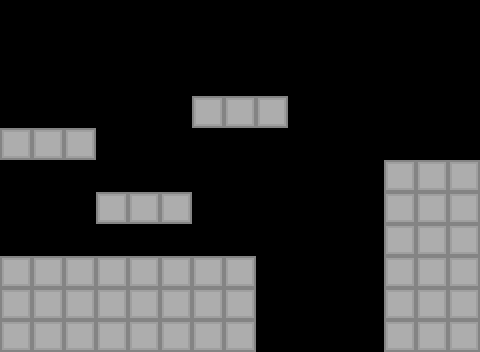

A level layout from a 2D game, rendered from its tile map. Below: a short description, then the map file with its tile-grid data intact:
An orthogonal 15x11 tile map with 32x32 px tiles, 1 tile layer (Ground) and 24 objects (9x spike, 3x ghost, 2x shard, man, flag).

<map version="1.10" tiledversion="1.10.2" orientation="orthogonal" renderorder="right-down" width="15" height="11" tilewidth="32" tileheight="32" infinite="0" nextlayerid="4" nextobjectid="104">
 <editorsettings>
  <export target="../level_10.lua" format="lua" />
 </editorsettings>
 <tileset firstgid="1" name="tileset" tilewidth="32" tileheight="32" tilecount="28" columns="7">
  <image source="../../sprites/ground/tileset.png" width="224" height="128" />
 </tileset>
 <layer id="1" name="Ground" width="15" height="11">
  <data encoding="csv">
0,0,0,0,0,0,0,0,0,0,0,0,0,0,0,
0,0,0,0,0,0,0,0,0,0,0,0,0,0,0,
0,0,0,0,0,0,0,0,0,0,0,0,0,0,0,
0,0,0,0,0,0,1,1,1,0,0,0,0,0,0,
1,1,1,0,0,0,0,0,0,0,0,0,0,0,0,
0,0,0,0,0,0,0,0,0,0,0,0,1,1,1,
0,0,0,1,1,1,0,0,0,0,0,0,1,1,1,
0,0,0,0,0,0,0,0,0,0,0,0,1,1,1,
1,1,1,1,1,1,1,1,0,0,0,0,1,1,1,
1,1,1,1,1,1,1,1,0,0,0,0,1,1,1,
1,1,1,1,1,1,1,1,0,0,0,0,1,1,1
</data>
 </layer>
 <objectgroup color="#323232" id="2" name="Solid" visible="0">
  <object id="2" x="0" y="256" width="256" height="96" />
  <object id="24" x="0" y="-32" width="480" height="32" />
  <object id="27" x="-32" y="-32" width="32" height="288" />
  <object id="59" x="480" y="-32" width="32" height="384" />
  <object id="68" x="192" y="96" width="96" height="32" />
  <object id="70" x="0" y="128" width="96" height="32" />
  <object id="74" x="384" y="160" width="96" height="192" />
  <object id="77" x="96" y="192" width="96" height="32" />
 </objectgroup>
 <objectgroup color="#1807ff" id="3" name="Objects" visible="0">
  <object id="4" type="man" x="32" y="224" width="32" height="32" />
  <object id="44" type="flag" x="416" y="128" width="32" height="32" />
  <object id="53" type="spike" x="224" y="64" width="32" height="32" />
  <object id="67" type="ghost" x="192" y="64" width="32" height="32" />
  <object id="92" type="shard" x="288" y="160" width="32" height="32" />
  <object id="93" type="spike" x="224" y="128" width="32" height="32" />
  <object id="94" type="spike" x="224" y="160" width="32" height="32" />
  <object id="95" type="spike" x="224" y="192" width="32" height="32" />
  <object id="96" type="spike" x="224" y="224" width="32" height="32" />
  <object id="97" type="spike" x="32" y="96" width="32" height="32" />
  <object id="98" type="spike" x="32" y="64" width="32" height="32" />
  <object id="99" type="spike" x="32" y="32" width="32" height="32" />
  <object id="100" type="spike" x="32" y="0" width="32" height="32" />
  <object id="101" type="shard" x="320" y="160" width="32" height="32" />
  <object id="102" type="ghost" x="64" y="96" width="32" height="32" />
  <object id="103" type="ghost" x="128" y="160" width="32" height="32" />
 </objectgroup>
</map>
